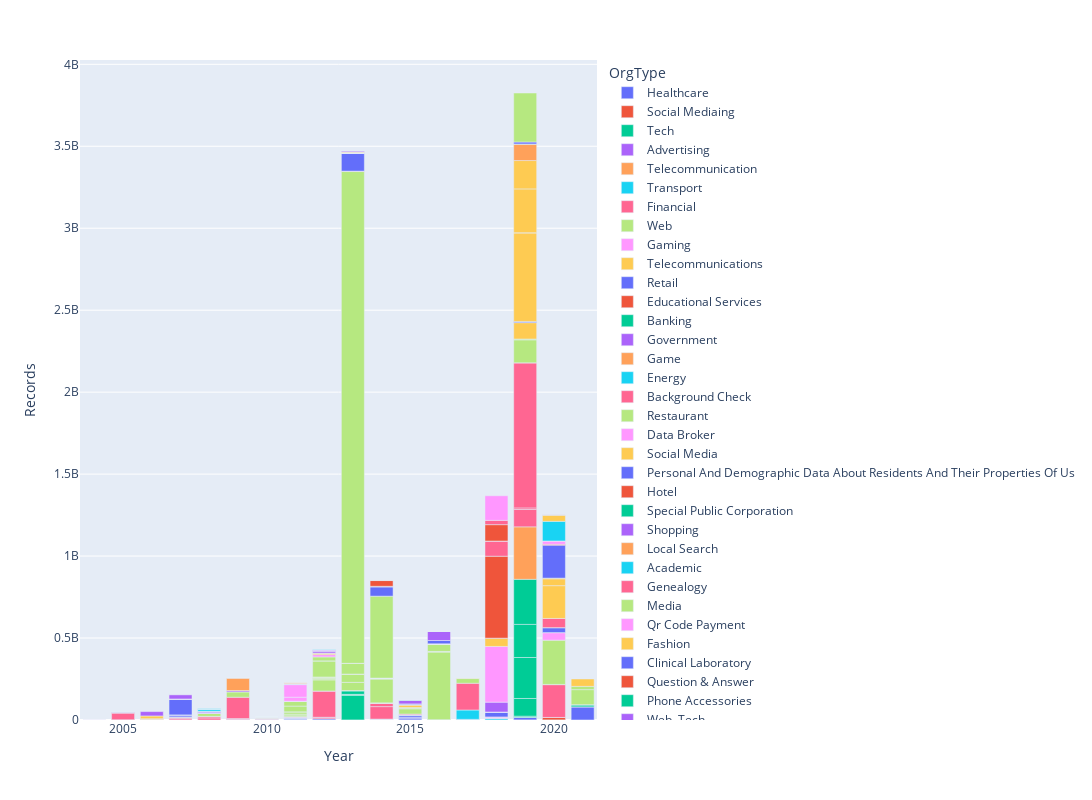

Notebook code for this chart:
### Code cell
fig = px.bar(df, x="Year", y="Records", color='OrgType', height=800, width=1200)
fig.show()

### Figure 1 — Plotly figure (JSON) as saved in the notebook; plotly's stock layout.template omitted (floating-point values rounded to 4 significant figures)
{"data": [{"alignmentgroup": "True", "hovertemplate": "OrgType=Healthcare<br>Year=%{x}<br>Records=%{y}<extra></extra>", "legendgroup": "Healthcare", "marker": {"color": "#636efa"}, "name": "Healthcare", "offsetgroup": "Healthcare", "orientation": "v", "showlegend": true, "textposition": "auto", "type": "bar", "x": ["2016", "2020", "2017", "2013", "2021", "2021", "2021", "2009", "2009", "2015", "2007", "2010", "2014", "2018", "2013", "2011", "2010", "2012", "2015", "2017", "2009", "2011", "2019", "2016", "2019", "2010", "2015", "2011", "2019", "2011", "2010", "2011", "2015", "2010", "2010", "2012", "2010", "2011", "2011", "2011", "2010", "2015", "2020", "2009", "2020"], "xaxis": "x", "y": [2200000, 175350, 4000000, 344579, 156000, 80000000, 91000, 1220000, 1023209, 1100000, 160000, 105470, 4500000, 75000, 100000, 514330, 180111, 315000, 10000000, 25000, 500000, 1900000, 808000, 6700, 15000000, 130495, 3900000, 102153, 14200, 1055489, 1700000, 8300000, 11000000, 515000, 231400, 6400000, 800000, 300000, 400000, 4243434, 398000, 4500000, 130000, 531400, 391250], "yaxis": "y"}, {"alignmentgroup": "True", "hovertemplate": "OrgType=Social Mediaing<br>Year=%{x}<br>Records=%{y}<extra></extra>", "legendgroup": "Social Mediaing", "marker": {"color": "#EF553B"}, "name": "Social Mediaing", "offsetgroup": "Social Mediaing", "orientation": "v", "showlegend": true, "textposition": "auto", "type": "bar", "x": ["2020"], "xaxis": "x", "y": [14870304], "yaxis": "y"}, {"alignmentgroup": "True", "hovertemplate": "OrgType=Tech<br>Year=%{x}<br>Records=%{y}<extra></extra>", "legendgroup": "Tech", "marker": {"color": "#00cc96"}, "name": "Tech", "offsetgroup": "Tech", "orientation": "v", "showlegend": true, "textposition": "auto", "type": "bar", "x": ["2013", "2019", "2021", "2021", "2013", "2019", "2006", "2013", "2014", "2019", "2019", "2019", "2009", "2015", "2014", "2013", "2013"], "xaxis": "x", "y": [152000000, 7500000, 12367232, 275000, 1000000, 108000000, 200000, 1000000, 1000000, 250000000, 202000000, 275000000, 573000, 500000, 50000, 2000000, 22000000], "yaxis": "y"}, {"alignmentgroup": "True", "hovertemplate": "OrgType=Advertising<br>Year=%{x}<br>Records=%{y}<extra></extra>", "legendgroup": "Advertising", "marker": {"color": "#ab63fa"}, "name": "Advertising", "offsetgroup": "Advertising", "orientation": "v", "showlegend": true, "textposition": "auto", "type": "bar", "x": ["2018"], "xaxis": "x", "y": [75000], "yaxis": "y"}, {"alignmentgroup": "True", "hovertemplate": "OrgType=Telecommunication<br>Year=%{x}<br>Records=%{y}<extra></extra>", "legendgroup": "Telecommunication", "marker": {"color": "#FFA15A"}, "name": "Telecommunication", "offsetgroup": "Telecommunication", "orientation": "v", "showlegend": true, "textposition": "auto", "type": "bar", "x": ["2019"], "xaxis": "x", "y": [320000000], "yaxis": "y"}, {"alignmentgroup": "True", "hovertemplate": "OrgType=Transport<br>Year=%{x}<br>Records=%{y}<extra></extra>", "legendgroup": "Transport", "marker": {"color": "#19d3f3"}, "name": "Transport", "offsetgroup": "Transport", "orientation": "v", "showlegend": true, "textposition": "auto", "type": "bar", "x": ["2018", "2018", "2018", "2014", "2017"], "xaxis": "x", "y": [20000, 500000, 9400000, 52000, 57000000], "yaxis": "y"}, {"alignmentgroup": "True", "hovertemplate": "OrgType=Financial<br>Year=%{x}<br>Records=%{y}<extra></extra>", "legendgroup": "Financial", "marker": {"color": "#FF6692"}, "name": "Financial", "offsetgroup": "Financial", "orientation": "v", "showlegend": true, "textposition": "auto", "type": "bar", "x": ["2005", "2005", "2008", "2005", "2019", "2005", "2016", "2009", "2005", "2011", "2013", "2007", "2006", "2011", "2008", "2019", "2010", "2017", "2010", "2007", "2019", "2012", "2009", "2015", "2012", "2010", "2014", "2014", "2012", "2006", "2011", "2020", "2008", "2015", "2007", "2012", "2019", "2020"], "xaxis": "x", "y": [200000, 125000, 12500000, 1200000, 106000000, 40000000, 60000, 5000000, 3900000, 360083, 150000, 1000000, 2600000, 2500000, 8000000, 9700000, 3300000, 163119000, 400000, 8500000, 885000000, 7000000, 130000000, 720000, 3000000, 2600000, 76000000, 20000000, 160000000, 960000, 34000, 30000, 1500000, 4600000, 6300000, 260000, 98000, 200000000], "yaxis": "y"}, {"alignmentgroup": "True", "hovertemplate": "OrgType=Web<br>Year=%{x}<br>Records=%{y}<extra></extra>", "legendgroup": "Web", "marker": {"color": "#B6E880"}, "name": "Web", "offsetgroup": "Web", "orientation": "v", "showlegend": true, "textposition": "auto", "type": "bar", "x": ["2021", "2021", "2021", "2014", "2015", "2008", "2010", "2019", "2011", "2011", "2014", "2019", "2012", "2013", "2014", "2013", "2016", "2016", "2012", "2012", "2010", "2014", "2016", "2012", "2013", "2014", "2012", "2007", "2014", "2011", "2018", "2015", "2020", "2012", "2009", "2013", "2011", "2011", "2017", "2016", "2011", "2013", "2013", "2020", "2016", "2011", "2015", "2013", "2014", "2012", "2012"], "xaxis": "x", "y": [300000, 92000000, 20000000, 2400000, 32000000, 18000000, 2300000, 140000000, 6000000, 10000000, 600000, 4900000, 68648009, 1000000, 145000000, 50000000, 412214295, 2500000, 420000, 8000000, 1500000, 5000000, 1500000, 8000000, 50000000, 860000, 163792, 1600000, 76000, 13200000, 880000, 2300000, 1381735, 98167935, 32000000, 500000, 1000000, 35000000, 28722877, 8800, 28000000, 65469298, 250000, 270000000, 43430316, 62000, 6054459, 3000000000, 500000000, 450000, 24000000], "yaxis": "y"}, {"alignmentgroup": "True", "hovertemplate": "OrgType=Gaming<br>Year=%{x}<br>Records=%{y}<extra></extra>", "legendgroup": "Gaming", "marker": {"color": "#FF97FF"}, "name": "Gaming", "offsetgroup": "Gaming", "orientation": "v", "showlegend": true, "textposition": "auto", "type": "bar", "x": ["2020", "2011", "2018", "2012", "2013", "2020", "2016", "2011", "2011", "2011"], "xaxis": "x", "y": [46000000, 200000, 7633234, 14000000, 240000, 160000, 1500000, 1290755, 24600000, 77000000], "yaxis": "y"}, {"alignmentgroup": "True", "hovertemplate": "OrgType=Telecommunications<br>Year=%{x}<br>Records=%{y}<extra></extra>", "legendgroup": "Telecommunications", "marker": {"color": "#FECB52"}, "name": "Telecommunications", "offsetgroup": "Telecommunications", "orientation": "v", "showlegend": true, "textposition": "auto", "type": "bar", "x": ["2008", "2010", "2017", "2018", "2016", "2015", "2006", "2012", "2019", "2013", "2006", "2021", "2016", "2013"], "xaxis": "x", "y": [113000, 114000, 1900000, 100000, 40000, 15000000, 4000000, 8700000, 100000000, 170000, 17000000, 45000000, 1500000, 2000000], "yaxis": "y"}, {"alignmentgroup": "True", "hovertemplate": "OrgType=Retail<br>Year=%{x}<br>Records=%{y}<extra></extra>", "legendgroup": "Retail", "marker": {"color": "#636efa"}, "name": "Retail", "offsetgroup": "Retail", "orientation": "v", "showlegend": true, "textposition": "auto", "type": "bar", "x": ["2015", "2007", "2005", "2019", "2007", "2007", "2018", "2014", "2011", "2014", "2014", "2011", "2008", "2019", "2016", "2013", "2007", "2015", "2015", "2020"], "xaxis": "x", "y": [250000, 8637405, 1400000, 461091, 800000, 4200000, 28517244, 56000000, 283000, 3000000, 1100000, 200000, 97000, 6800000, 20000000, 110000000, 94000000, 5000000, 1300000, 30000000], "yaxis": "y"}, {"alignmentgroup": "True", "hovertemplate": "OrgType=Educational Services<br>Year=%{x}<br>Records=%{y}<extra></extra>", "legendgroup": "Educational Services", "marker": {"color": "#EF553B"}, "name": "Educational Services", "offsetgroup": "Educational Services", "orientation": "v", "showlegend": true, "textposition": "auto", "type": "bar", "x": ["2014"], "xaxis": "x", "y": [35040000], "yaxis": "y"}, {"alignmentgroup": "True", "hovertemplate": "OrgType=Banking<br>Year=%{x}<br>Records=%{y}<extra></extra>", "legendgroup": "Banking", "marker": {"color": "#00cc96"}, "name": "Banking", "offsetgroup": "Banking", "orientation": "v", "showlegend": true, "textposition": "auto", "type": "bar", "x": ["2018"], "xaxis": "x", "y": [90000], "yaxis": "y"}, {"alignmentgroup": "True", "hovertemplate": "OrgType=Government<br>Year=%{x}<br>Records=%{y}<extra></extra>", "legendgroup": "Government", "marker": {"color": "#ab63fa"}, "name": "Government", "offsetgroup": "Government", "orientation": "v", "showlegend": true, "textposition": "auto", "type": "bar", "x": ["2012", "2016", "2016", "2007", "2010", "2013", "2012", "2008", "2011", "2012", "2008", "2008", "2015", "2012", "2015", "2011", "2008", "2018", "2013", "2011", "2012", "2007", "2008", "2008", "2007", "2018", "2010", "2006", "2011", "2009", "2013"], "xaxis": "x", "y": [800000, 55000000, 30000, 3000000, 251000, 100000, 9000000, 1600000, 210000, 780000, 6000000, 3950000, 21500000, 6500000, 680000, 180000, 50500, 1500000, 16000, 3500000, 2434899, 89000, 84000, 1700000, 25000000, 60000000, 392000, 26500000, 123461, 8257378, 160000], "yaxis": "y"}, {"alignmentgroup": "True", "hovertemplate": "OrgType=Game<br>Year=%{x}<br>Records=%{y}<extra></extra>", "legendgroup": "Game", "marker": {"color": "#FFA15A"}, "name": "Game", "offsetgroup": "Game", "orientation": "v", "showlegend": true, "textposition": "auto", "type": "bar", "x": ["2020"], "xaxis": "x", "y": [350000], "yaxis": "y"}, {"alignmentgroup": "True", "hovertemplate": "OrgType=Energy<br>Year=%{x}<br>Records=%{y}<extra></extra>", "legendgroup": "Energy", "marker": {"color": "#19d3f3"}, "name": "Energy", "offsetgroup": "Energy", "orientation": "v", "showlegend": true, "textposition": "auto", "type": "bar", "x": ["2013", "2008", "2012"], "xaxis": "x", "y": [110000, 11100000, 1800000], "yaxis": "y"}, {"alignmentgroup": "True", "hovertemplate": "OrgType=Background Check<br>Year=%{x}<br>Records=%{y}<extra></extra>", "legendgroup": "Background Check", "marker": {"color": "#FF6692"}, "name": "Background Check", "offsetgroup": "Background Check", "orientation": "v", "showlegend": true, "textposition": "auto", "type": "bar", "x": ["2020"], "xaxis": "x", "y": [56000000], "yaxis": "y"}, {"alignmentgroup": "True", "hovertemplate": "OrgType=Restaurant<br>Year=%{x}<br>Records=%{y}<extra></extra>", "legendgroup": "Restaurant", "marker": {"color": "#B6E880"}, "name": "Restaurant", "offsetgroup": "Restaurant", "orientation": "v", "showlegend": true, "textposition": "auto", "type": "bar", "x": ["2018-2019"], "xaxis": "x", "y": [2000000], "yaxis": "y"}, {"alignmentgroup": "True", "hovertemplate": "OrgType=Data Broker<br>Year=%{x}<br>Records=%{y}<extra></extra>", "legendgroup": "Data Broker", "marker": {"color": "#FF97FF"}, "name": "Data Broker", "offsetgroup": "Data Broker", "orientation": "v", "showlegend": true, "textposition": "auto", "type": "bar", "x": ["2018"], "xaxis": "x", "y": [340000000], "yaxis": "y"}, {"alignmentgroup": "True", "hovertemplate": "OrgType=Social Media<br>Year=%{x}<br>Records=%{y}<extra></extra>", "legendgroup": "Social Media", "marker": {"color": "#FECB52"}, "name": "Social Media", "offsetgroup": "Social Media", "orientation": "v", "showlegend": true, "textposition": "auto", "type": "bar", "x": ["2013", "2018", "2019", "2019", "2019", "2018", "2020", "2020", "2020", "2019"], "xaxis": "x", "y": [6000000, 50000000, 540000000, 1500000, 267000000, 500000, 200000000, 42000000, 4000000, 173000000], "yaxis": "y"}, {"alignmentgroup": "True", "hovertemplate": "OrgType=Personal And Demographic Data About Residents And Their Properties Of Us<br>Year=%{x}<br>Records=%{y}<extra></extra>", "legendgroup": "Personal And Demographic Data About Residents And Their Properties Of Us", "marker": {"color": "#636efa"}, "name": "Personal And Demographic Data About Residents And Their Properties Of Us", "offsetgroup": "Personal And Demographic Data About Residents And Their Properties Of Us", "orientation": "v", "showlegend": true, "textposition": "auto", "type": "bar", "x": ["2020"], "xaxis": "x", "y": [201000000], "yaxis": "y"}, {"alignmentgroup": "True", "hovertemplate": "OrgType=Hotel<br>Year=%{x}<br>Records=%{y}<extra></extra>", "legendgroup": "Hotel", "marker": {"color": "#EF553B"}, "name": "Hotel", "offsetgroup": "Hotel", "orientation": "v", "showlegend": true, "textposition": "auto", "type": "bar", "x": ["2014 and 2015", "2018", "2020"], "xaxis": "x", "y": [363000, 500000000, 5200000], "yaxis": "y"}, {"alignmentgroup": "True", "hovertemplate": "OrgType=Special Public Corporation<br>Year=%{x}<br>Records=%{y}<extra></extra>", "legendgroup": "Special Public Corporation", "marker": {"color": "#00cc96"}, "name": "Special Public Corporation", "offsetgroup": "Special Public Corporation", "orientation": "v", "showlegend": true, "textposition": "auto", "type": "bar", "x": ["2015"], "xaxis": "x", "y": [1250000], "yaxis": "y"}, {"alignmentgroup": "True", "hovertemplate": "OrgType=Shopping<br>Year=%{x}<br>Records=%{y}<extra></extra>", "legendgroup": "Shopping", "marker": {"color": "#ab63fa"}, "name": "Shopping", "offsetgroup": "Shopping", "orientation": "v", "showlegend": true, "textposition": "auto", "type": "bar", "x": ["2004"], "xaxis": "x", "y": [510000], "yaxis": "y"}, {"alignmentgroup": "True", "hovertemplate": "OrgType=Local Search<br>Year=%{x}<br>Records=%{y}<extra></extra>", "legendgroup": "Local Search", "marker": {"color": "#FFA15A"}, "name": "Local Search", "offsetgroup": "Local Search", "orientation": "v", "showlegend": true, "textposition": "auto", "type": "bar", "x": ["2019"], "xaxis": "x", "y": [100000000], "yaxis": "y"}, {"alignmentgroup": "True", "hovertemplate": "OrgType=Academic<br>Year=%{x}<br>Records=%{y}<extra></extra>", "legendgroup": "Academic", "marker": {"color": "#19d3f3"}, "name": "Academic", "offsetgroup": "Academic", "orientation": "v", "showlegend": true, "textposition": "auto", "type": "bar", "x": ["2013", "2010", "2008", "2019", "2009", "2016", "2014", "2016", "2008", "2008", "2011", "2010"], "xaxis": "x", "y": [125000, 760000, 72000, 1164540, 160000, 80000, 300000, 63000, 2100000, 2200000, 73000, 43000], "yaxis": "y"}, {"alignmentgroup": "True", "hovertemplate": "OrgType=Genealogy<br>Year=%{x}<br>Records=%{y}<extra></extra>", "legendgroup": "Genealogy", "marker": {"color": "#FF6692"}, "name": "Genealogy", "offsetgroup": "Genealogy", "orientation": "v", "showlegend": true, "textposition": "auto", "type": "bar", "x": ["2018"], "xaxis": "x", "y": [92283889], "yaxis": "y"}, {"alignmentgroup": "True", "hovertemplate": "OrgType=Media<br>Year=%{x}<br>Records=%{y}<extra></extra>", "legendgroup": "Media", "marker": {"color": "#B6E880"}, "name": "Media", "offsetgroup": "Media", "orientation": "v", "showlegend": true, "textposition": "auto", "type": "bar", "x": ["2016", "2011"], "xaxis": "x", "y": [430000, 1270000], "yaxis": "y"}, {"alignmentgroup": "True", "hovertemplate": "OrgType=Qr Code Payment<br>Year=%{x}<br>Records=%{y}<extra></extra>", "legendgroup": "Qr Code Payment", "marker": {"color": "#FF97FF"}, "name": "Qr Code Payment", "offsetgroup": "Qr Code Payment", "orientation": "v", "showlegend": true, "textposition": "auto", "type": "bar", "x": ["2020"], "xaxis": "x", "y": [20076016], "yaxis": "y"}, {"alignmentgroup": "True", "hovertemplate": "OrgType=Fashion<br>Year=%{x}<br>Records=%{y}<extra></extra>", "legendgroup": "Fashion", "marker": {"color": "#FECB52"}, "name": "Fashion", "offsetgroup": "Fashion", "orientation": "v", "showlegend": true, "textposition": "auto", "type": "bar", "x": ["2018"], "xaxis": "x", "y": [123857], "yaxis": "y"}, {"alignmentgroup": "True", "hovertemplate": "OrgType=Clinical Laboratory<br>Year=%{x}<br>Records=%{y}<extra></extra>", "legendgroup": "Clinical Laboratory", "marker": {"color": "#636efa"}, "name": "Clinical Laboratory", "offsetgroup": "Clinical Laboratory", "orientation": "v", "showlegend": true, "textposition": "auto", "type": "bar", "x": ["2019"], "xaxis": "x", "y": [11900000], "yaxis": "y"}, {"alignmentgroup": "True", "hovertemplate": "OrgType=Question & Answer<br>Year=%{x}<br>Records=%{y}<extra></extra>", "legendgroup": "Question & Answer", "marker": {"color": "#EF553B"}, "name": "Question & Answer", "offsetgroup": "Question & Answer", "orientation": "v", "showlegend": true, "textposition": "auto", "type": "bar", "x": ["2018"], "xaxis": "x", "y": [100000000], "yaxis": "y"}, {"alignmentgroup": "True", "hovertemplate": "OrgType=Phone Accessories<br>Year=%{x}<br>Records=%{y}<extra></extra>", "legendgroup": "Phone Accessories", "marker": {"color": "#00cc96"}, "name": "Phone Accessories", "offsetgroup": "Phone Accessories", "orientation": "v", "showlegend": true, "textposition": "auto", "type": "bar", "x": ["2020"], "xaxis": "x", "y": [377428], "yaxis": "y"}, {"alignmentgroup": "True", "hovertemplate": "OrgType=Web, Tech<br>Year=%{x}<br>Records=%{y}<extra></extra>", "legendgroup": "Web, Tech", "marker": {"color": "#ab63fa"}, "name": "Web, Tech", "offsetgroup": "Web, Tech", "orientation": "v", "showlegend": true, "textposition": "auto", "type": "bar", "x": ["2013"], "xaxis": "x", "y": [4700000], "yaxis": "y"}, {"alignmentgroup": "True", "hovertemplate": "OrgType=Military<br>Year=%{x}<br>Records=%{y}<extra></extra>", "legendgroup": "Military", "marker": {"color": "#FFA15A"}, "name": "Military", "offsetgroup": "Military", "orientation": "v", "showlegend": true, "textposition": "auto", "type": "bar", "x": ["2011", "2011", "2011", "2009", "2009", "2010", "2009"], "xaxis": "x", "y": [935000, 4901432, 50000, 72000, 76000000, 260000, 131000], "yaxis": "y"}, {"alignmentgroup": "True", "hovertemplate": "OrgType=Market Analysis<br>Year=%{x}<br>Records=%{y}<extra></extra>", "legendgroup": "Market Analysis", "marker": {"color": "#19d3f3"}, "name": "Market Analysis", "offsetgroup": "Market Analysis", "orientation": "v", "showlegend": true, "textposition": "auto", "type": "bar", "x": ["2020"], "xaxis": "x", "y": [120000000], "yaxis": "y"}, {"alignmentgroup": "True", "hovertemplate": "OrgType=Ticket Distribution<br>Year=%{x}<br>Records=%{y}<extra></extra>", "legendgroup": "Ticket Distribution", "marker": {"color": "#FF6692"}, "name": "Ticket Distribution", "offsetgroup": "Ticket Distribution", "orientation": "v", "showlegend": true, "textposition": "auto", "type": "bar", "x": ["2018"], "xaxis": "x", "y": [26151608], "yaxis": "y"}, {"alignmentgroup": "True", "hovertemplate": "OrgType=Telephone Directory<br>Year=%{x}<br>Records=%{y}<extra></extra>", "legendgroup": "Telephone Directory", "marker": {"color": "#B6E880"}, "name": "Telephone Directory", "offsetgroup": "Telephone Directory", "orientation": "v", "showlegend": true, "textposition": "auto", "type": "bar", "x": ["2019"], "xaxis": "x", "y": [299055000], "yaxis": "y"}, {"alignmentgroup": "True", "hovertemplate": "OrgType=Consumer Goods<br>Year=%{x}<br>Records=%{y}<extra></extra>", "legendgroup": "Consumer Goods", "marker": {"color": "#FF97FF"}, "name": "Consumer Goods", "offsetgroup": "Consumer Goods", "orientation": "v", "showlegend": true, "textposition": "auto", "type": "bar", "x": ["2018"], "xaxis": "x", "y": [150000000], "yaxis": "y"}, {"alignmentgroup": "True", "hovertemplate": "OrgType=Online Marketing<br>Year=%{x}<br>Records=%{y}<extra></extra>", "legendgroup": "Online Marketing", "marker": {"color": "#FECB52"}, "name": "Online Marketing", "offsetgroup": "Online Marketing", "orientation": "v", "showlegend": true, "textposition": "auto", "type": "bar", "x": ["2020"], "xaxis": "x", "y": [38000000], "yaxis": "y"}, {"alignmentgroup": "True", "hovertemplate": "OrgType=Mobile Carrier<br>Year=%{x}<br>Records=%{y}<extra></extra>", "legendgroup": "Mobile Carrier", "marker": {"color": "#636efa"}, "name": "Mobile Carrier", "offsetgroup": "Mobile Carrier", "orientation": "v", "showlegend": true, "textposition": "auto", "type": "bar", "x": ["2020"], "xaxis": "x", "y": [900000], "yaxis": "y"}, {"alignmentgroup": "True", "hovertemplate": "OrgType=Publisher (Magazine)<br>Year=%{x}<br>Records=%{y}<extra></extra>", "legendgroup": "Publisher (Magazine)", "marker": {"color": "#EF553B"}, "name": "Publisher (Magazine)", "offsetgroup": "Publisher (Magazine)", "orientation": "v", "showlegend": true, "textposition": "auto", "type": "bar", "x": ["2020"], "xaxis": "x", "y": [380000], "yaxis": "y"}], "layout": {"barmode": "relative", "height": 800, "legend": {"title": {"text": "OrgType"}, "tracegroupgap": 0}, "margin": {"t": 60}, "width": 1200, "xaxis": {"anchor": "y", "domain": [0, 1], "title": {"text": "Year"}}, "yaxis": {"anchor": "x", "domain": [0, 1], "title": {"text": "Records"}}}}
